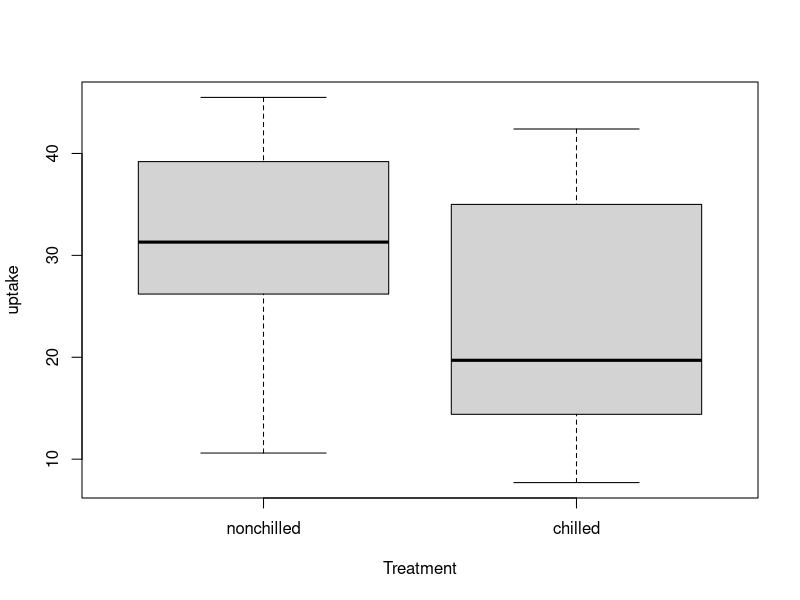
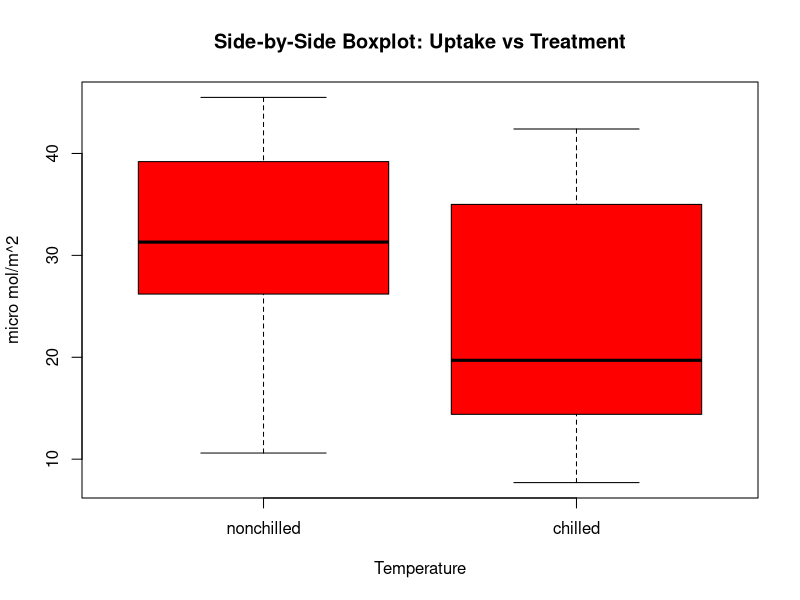
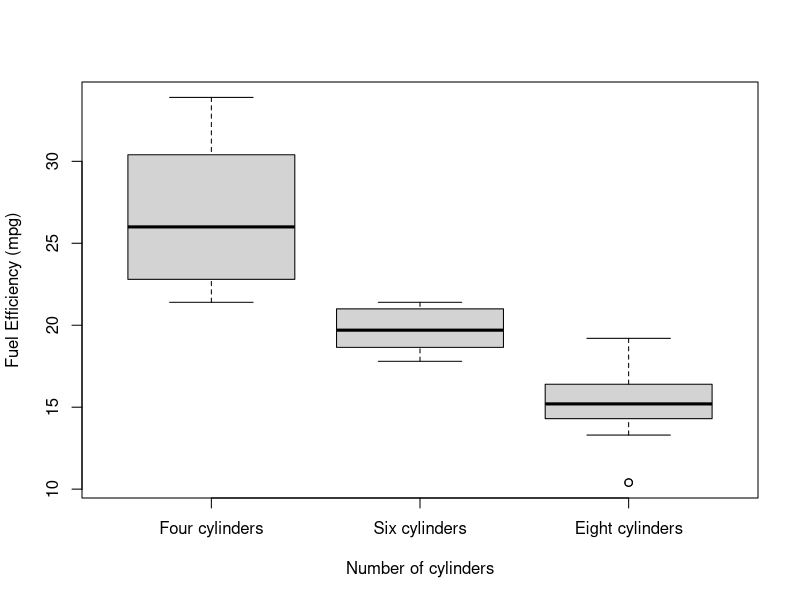

Generate these figures, in order, with R:
## ---- chunk 1

summary(CO2$uptake)

## ---- chunk 2

tapply(CO2$uptake, CO2$Treatment, summary)

## ---- chunk 3

boxplot(uptake ~ Treatment, data = CO2)

## ---- chunk 4

boxplot(uptake ~ Treatment, data = CO2, 
        xlab = "Temperature", 
        ylab = "micro mol/m^2", 
        main = "Side-by-Side Boxplot: Uptake vs Treatment", col="red")

## ---- chunk 5

# Make a copy of cylinder as factor class
cyl_2 <- factor(mtcars$cyl, labels=c("Four cylinders", "Six cylinders", "Eight cylinders"))

tapply(mtcars$mpg, cyl_2, summary)

## ---- chunk 6

boxplot(mtcars$mpg ~ cyl_2, xlab="Number of cylinders", ylab="Fuel Efficiency (mpg)")

